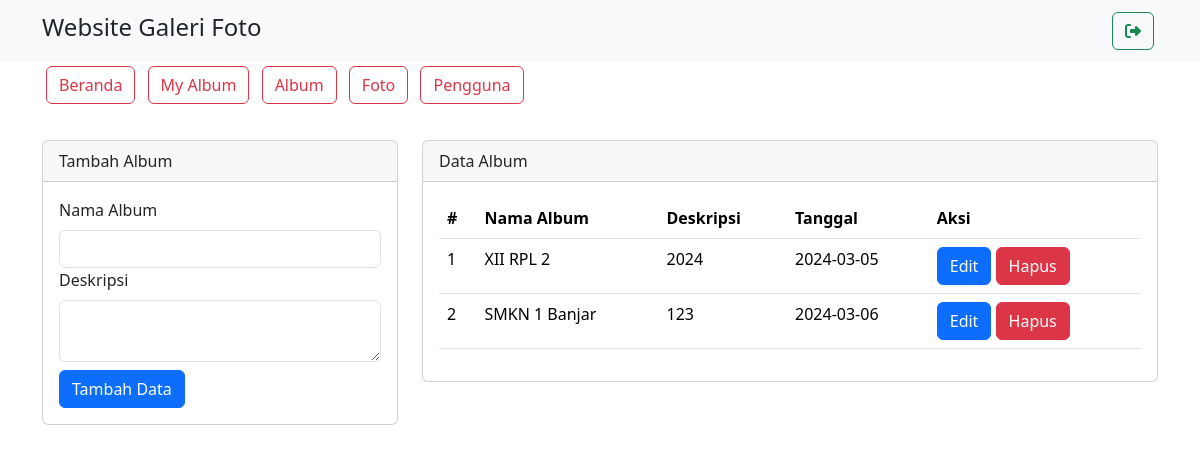
Page /admin/album.php (signed in) on the committed database.
### tables this page shows
CREATE TABLE `album` (
  `albumid` int(11) NOT NULL,
  `namaalbum` varchar(255) NOT NULL,
  `deskripsi` text NOT NULL,
  `tanggaldibuat` date NOT NULL,
  `userid` int(11) NOT NULL
);

### admin/album.php (the view, shortened to what this page needs)
<?php
include'../config/koneksi.php';
?>
<!DOCTYPE html>
<html lang="en">
<head>
    <link rel="stylesheet" type="text/css" href="../assets/css/bootstrap.min.css">
    <link rel="stylesheet" href="https://cdnjs.cloudflare.com/ajax/libs/font-awesome/6.5.1/css/all.min.css"/>
</head>
<body>
    <nav class="navbar navbar-expand-lg bg-body-tertiary">
        <div class="container">
        <h4>Website Galeri Foto</h4>
                <a href="../config/aksi_logout.php" class="btn btn-outline-success m-1">
                    <i class="fas fa-sign-out-alt"></i>
                </a>
        </div>
    </nav>
    <div class="container">
                <a href="../admin/index.php" class="btn btn-outline-danger m-1">Beranda</a>
                <a href="../admin/home.php" class="btn btn-outline-danger m-1">My Album</a>
                <a href="../admin/album.php" class="btn btn-outline-danger m-1">Album</a>
                <a href="../admin/foto.php" class="btn btn-outline-danger m-1">Foto</a>
                <a href="../admin/manage_admin.php" class="btn btn-outline-danger m-1">Pengguna</a>
    </div>
    <div class="container mt-4">
        <div class="row">
            <div class="col-md-4">
                <div class="card mt-2">
                    <div class="card-header">Tambah Album</div>
                    <div class="card-body">
                        <form action="../config/aksi_album.php" method="POST">
                            <label class="form-label">Nama Album</label>
                            <input type="text" name="namaalbum" class="form-control" required>
                            <label class="form-label">Deskripsi</label>
                            <textarea class="form-control" name="deskripsi" required></textarea>
                            <button type="submit" class="btn btn-primary mt-2" name="tambah">Tambah Data</button>
                        </form>
                    </div>
                </div>
            </div>
            <div class="col-md-8">
                <div class="card mt-2">
                    <div class="card-header">Data Album</div>
                    <div class="card-body">
                        <table class="table">
                            <thead>
                                <tr>
                                    <th>#</th>
                                    <th>Nama Album</th>
                                    <th>Deskripsi</th>
                                    <th>Tanggal</th>
                                    <th>Aksi</th>
                                </tr>
                            </thead>
                            <tbody>
                                <?php
                   $no = 1;
                   $userid = $_SESSION[ 'userid'];
                   $sql = mysqli_query($koneksi, "SELECT * FROM album
                   WHERE userid='$userid'");
                   while ($data = mysqli_fetch_array($sql)){
                   ?>
                                <tr>
                                    <td><?php echo $no++ ?></td>
                                    <td><?php echo $data['namaalbum'] ?></td>
                                    <td><?php echo $data['deskripsi'] ?></td>
                                    <td><?php echo $data['tanggaldibuat'] ?></td>
                                    <td>
                                        <button type="button" class="btn btn-primary" data-bs-toggle="modal"
                                            data-bs-target="#edit<?php echo $data['albumid'] ?>">
                                            Edit
                                        </button>
                    </div>
                </div>
            </div>
        </div>
        <button type="button" class="btn btn-danger" data-bs-toggle="modal"
            data-bs-target="#hapus<?php echo $data['albumid'] ?>">
            Hapus
        </button>
        <?php } ?>
</body>
</html>

### rows in the picture
album: namaalbum "XII RPL 2", deskripsi "2024", tanggaldibuat "2024-03-05"
album: namaalbum "SMKN 1 Banjar", deskripsi "123", tanggaldibuat "2024-03-06"
